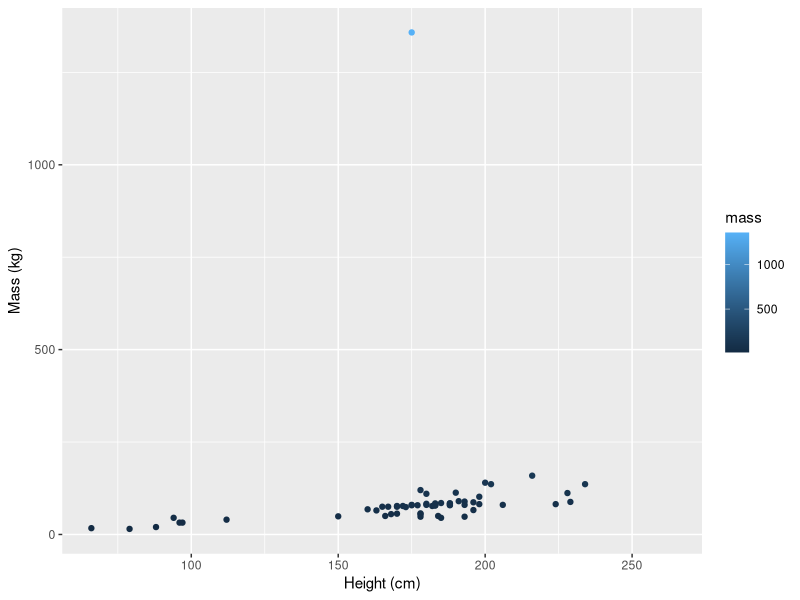
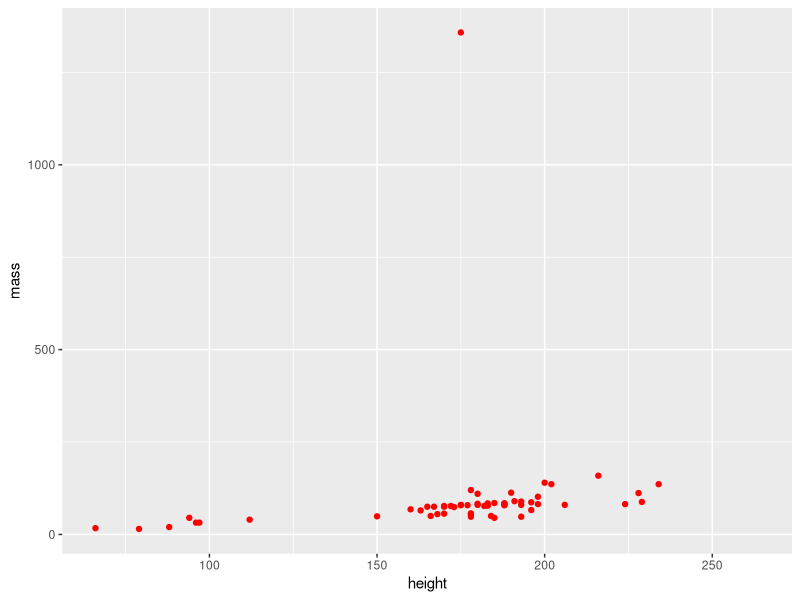
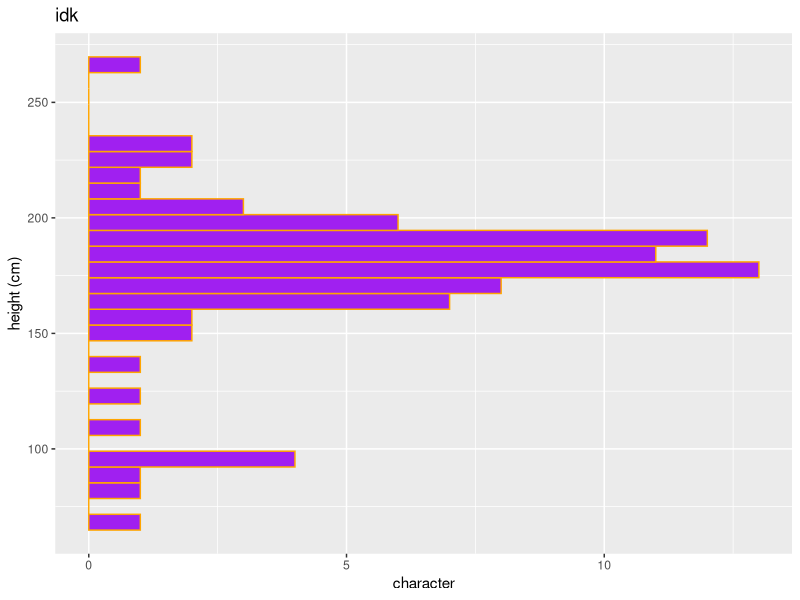

These charts were generated, in order, by the following R code:
## ---- chunk 1
#| warning: false
#| 

# load libraries
library(tidyverse)

## ---- chunk 2
#| include: false 
# the code chunk can be omittted with the hash pipe above, these are called execution options ----  
# do some data exploration on the starwars df ----

head(starwars)
head(starwars, n= 50)

# the 'n' stands for amount of rows you want to see ----
tail(starwars)
dim(starwars)
dplyr::starwars

## ---- chunk 3
#| warning: false
#| echo: false




ggplot(data = starwars, aes(x = height, y = mass, color = mass)) +
         geom_point() +
  labs(x = "Height (cm)", 
       y = "Mass (kg)", tittle = "here is my title")

# labs is = labels

# if you dont want to make color based on mass, you can set the color in  the geom_point layer

ggplot(data = starwars, aes(x = height, y = mass)) +
         geom_point(color = 'red')
## ---- chunk 4

#| warning: false
ggplot(data = starwars, aes(y = height)) +
         geom_histogram(color = 'orange', fill = 'purple') +
  labs(x = 'character', y = 'height (cm)', title = 'idk' )

